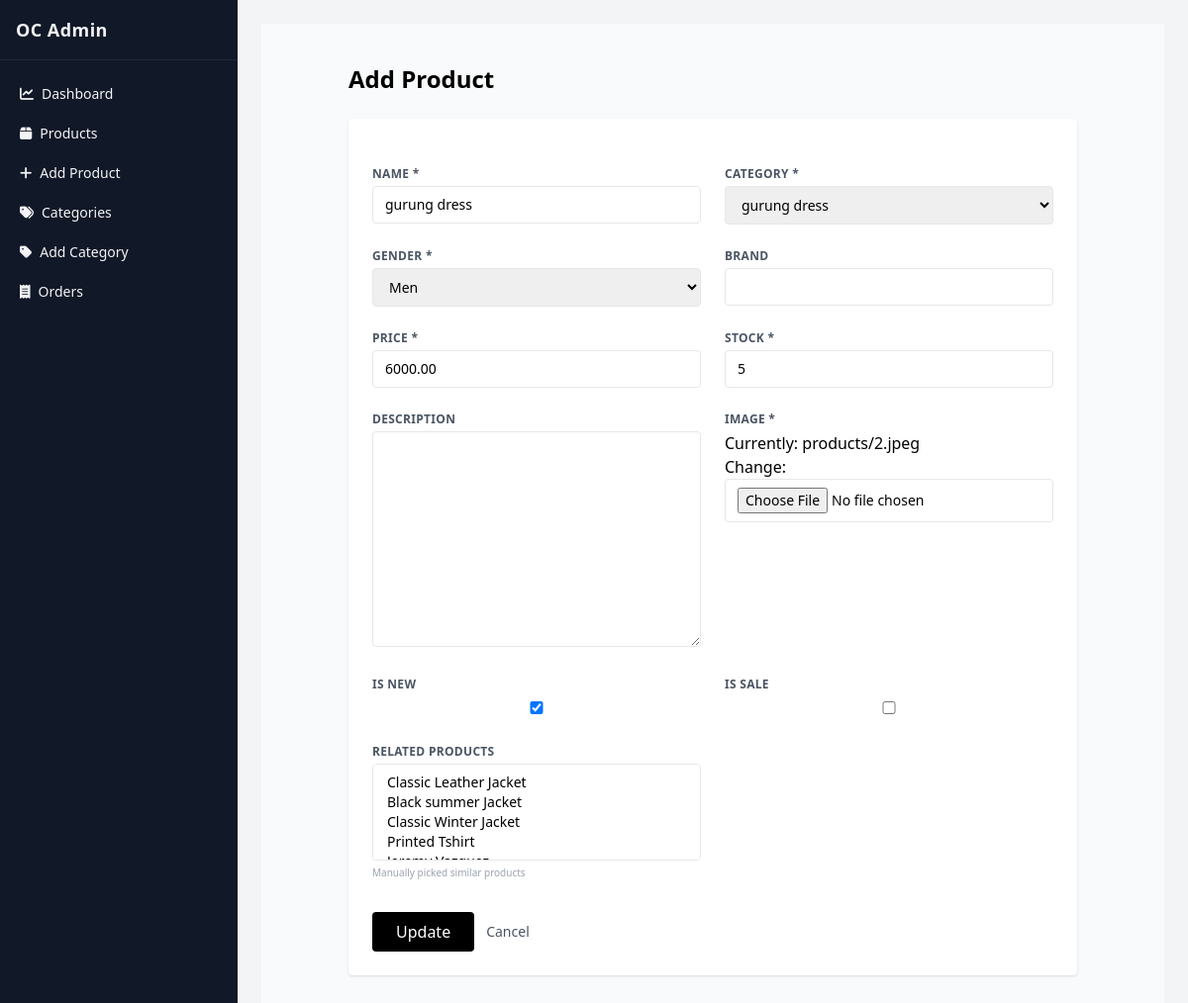
Screenshot of /adminpanel/products/edit/10/ (signed in) with the database file from the repository.
### store/models.py (models this page shows, shortened)
class Product(models.Model):
    name = models.CharField(max_length=200)
    category = models.ForeignKey(Category, on_delete=models.SET_NULL, null=True)
    gender = models.CharField(max_length=10, choices=[('Men','Men'),('Women','Women'),('Kids','Kids'),('Unisex','Unisex')])
    brand = models.CharField(max_length=100, blank=True, null=True)
    price = models.DecimalField(max_digits=10, decimal_places=2, validators=[MinValueValidator(0)])
    stock = models.PositiveIntegerField(default=0, validators=[MinValueValidator(0)])  # quantity available
    description = models.TextField(blank=True, null=True)
    image = models.ImageField(upload_to='products/')
    is_new = models.BooleanField(default=False)
    is_sale = models.BooleanField(default=False)
    related_products = models.ManyToManyField('self', blank=True, symmetrical=False, related_name='related_to', help_text="Manually picked similar products")
    def __str__(self):
        return self.name

### store/views.py (the view)
# urls.py: path('adminpanel/products/edit/<int:product_id>/', views.admin_edit_product, name='admin_edit_product'),
@staff_member_required(login_url='/adminpanel/login/')
def admin_edit_product(request, product_id):
    from django import forms
    product = get_object_or_404(Product, id=product_id)
    class _ProductForm(forms.ModelForm):
        class Meta:
            model = Product
            fields = ['name','category','gender','brand','price','stock','description','image','is_new','is_sale','related_products']
    if request.method == 'POST':
        form = _ProductForm(request.POST, request.FILES, instance=product)
        if form.is_valid():
            form.save()
            messages.success(request, 'Product updated')
            return redirect('store:admin_products')
    else:
        form = _ProductForm(instance=product)
    return render(request, 'admin/add_product.html', { 'form': form, 'editing': True, 'product_obj': product })

### store/views.py
    class _ProductForm(forms.ModelForm):
        class Meta:
            model = Product
            fields = ['name','category','gender','brand','price','stock','description','image','is_new','is_sale','related_products']

### store/models.py (called while the page is built)
    def __str__(self):
        return self.name

### store/templatetags/form_extras.py (called while the page is built)
@register.filter(name='add_class')
def add_class(field, css):
    try:
        existing = field.field.widget.attrs.get('class', '')
        combined = (existing + ' ' + css).strip()
        return field.as_widget(attrs={**field.field.widget.attrs, 'class': combined})
    except Exception:
        return field

@register.filter(name='attr')
def set_attr(field, arg):
    try:
        parts = [p.strip() for p in arg.split(',') if ':' in p]
        attrs = {k.strip(): v.strip() for k,v in (p.split(':',1) for p in parts)}
        return field.as_widget(attrs={**field.field.widget.attrs, **attrs})
    except Exception:
        return field

### store/templates/admin/add_product.html (shortened to what this page needs)
{% extends 'admin/base_admin.html' %}
{% load form_extras %}
{% block content %}
<section class="py-10 bg-gray-50 min-h-screen">
  <div class="max-w-3xl mx-auto px-4">
    <h1 class="text-2xl font-bold mb-6">Add Product</h1>
    <form method="post" enctype="multipart/form-data" class="bg-white p-6 rounded shadow space-y-6">
      <div class="grid grid-cols-1 md:grid-cols-2 gap-6">
        {% for field in form %}
        <div>
          <label class="block text-xs font-semibold tracking-wide mb-1 uppercase text-gray-600">{{ field.label }}{% if field.field.required %} *{% endif %}</label>
          <div class="relative">
                    {% if field.name == 'price' %}
                      {{ field|add_class:'w-full border rounded px-3 py-2 focus:ring-2 focus:ring-blue-500 focus:border-blue-500 text-sm'|attr:'min:0,step:0.01' }}
                    {% elif field.name == 'stock' %}
                      {{ field|add_class:'w-full border rounded px-3 py-2 focus:ring-2 focus:ring-blue-500 focus:border-blue-500 text-sm'|attr:'min:0,step:1' }}
                    {% else %}
                      {{ field|add_class:'w-full border rounded px-3 py-2 focus:ring-2 focus:ring-blue-500 focus:border-blue-500 text-sm' }}
                    {% endif %}
          </div>
          {% if field.help_text %}<p class="mt-1 text-[10px] text-gray-400">{{ field.help_text }}</p>{% endif %}
        </div>
        {% endfor %}
      </div>
      <div class="pt-2 flex items-center gap-3">
          <button type="submit" class="bg-black hover:bg-gray-800 text-white px-6 py-2 rounded font-medium">{% if editing %}Update{% else %}Save Product{% endif %}</button>
          <a href="{% url 'store:admin_products' %}" class="text-sm text-gray-600 hover:text-gray-800">Cancel</a>
        </div>
      </div>
</section>
{% endblock %}

### rows the page displays
Product: form "gurung dress" "gurung dress" "Men" "☑", form "6000.00", form "5"

### other values shown
{{ field.label }} "NAME" "CATEGORY" "GENDER" "BRAND" "PRICE" "STOCK" "DESCRIPTION" "IMAGE" "IS NEW" "IS SALE" "RELATED PRODUCTS"
{{ field.help_text }} "Manually picked similar products"
